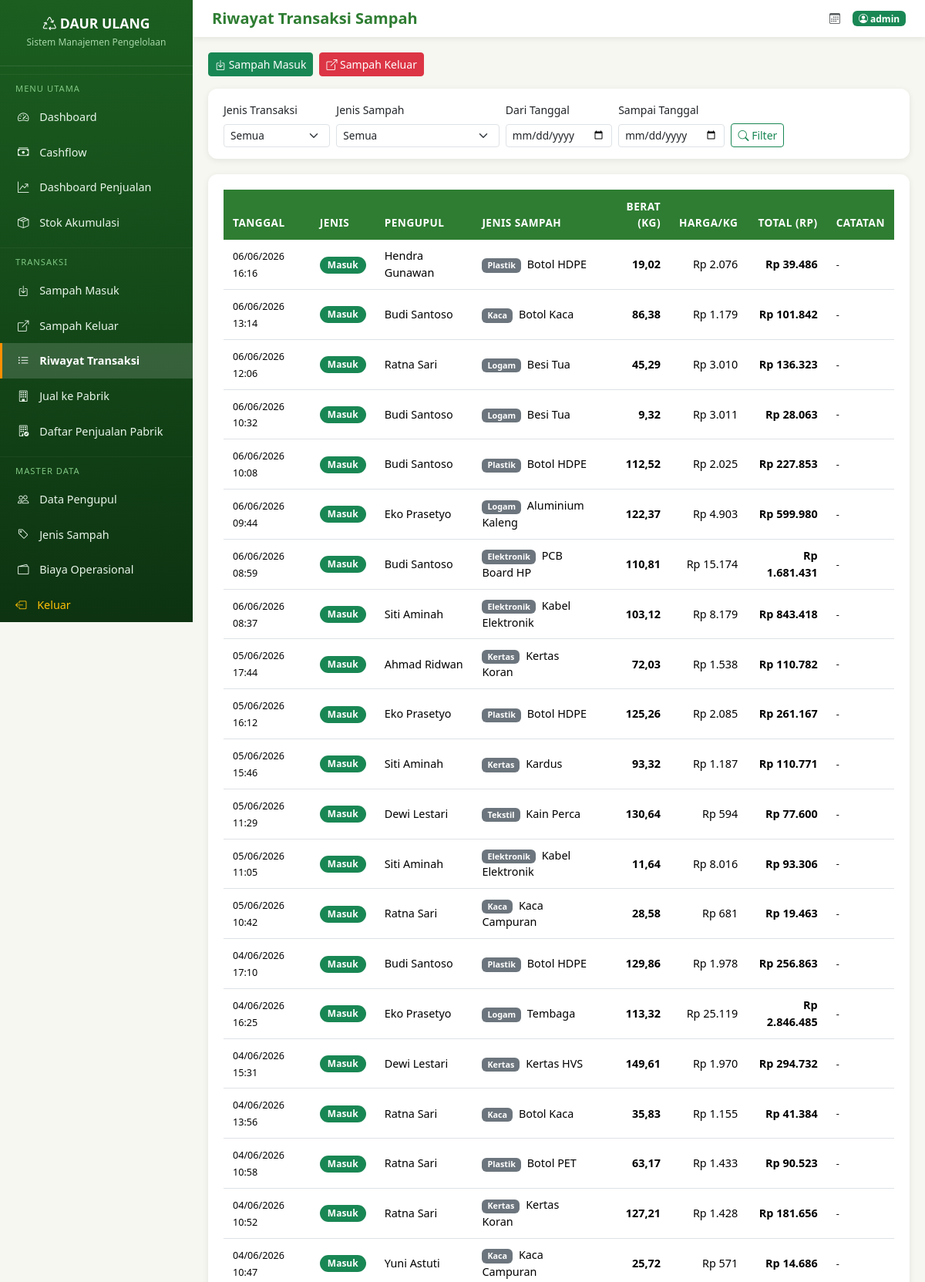
Screenshot of /waste/transactions/ (signed in, upper part) with the database file from the repository.
### waste_mgmt/models.py (models this page shows, shortened)
class WasteTransaction(models.Model):
    TRANSACTION_TYPE_CHOICES = [
        ('in', 'Pembelian (Masuk)'),
        ('out', 'Penjualan (Keluar)'),
    ]
    transaction_type = models.CharField('Jenis Transaksi', max_length=3, choices=TRANSACTION_TYPE_CHOICES)
    collector = models.ForeignKey(
        Collector, on_delete=models.SET_NULL, null=True, blank=True,
        related_name='transactions', verbose_name='Pengupul'
    )
    waste_type = models.ForeignKey(
        WasteType, on_delete=models.PROTECT,
        related_name='transactions', verbose_name='Jenis Sampah'
    )
    weight_kg = models.DecimalField(
        'Berat (Kg)', max_digits=10, decimal_places=2,
        validators=[MinValueValidator(0.01)]
    )
    price_per_kg = models.DecimalField(
        'Harga per Kg (Rp)', max_digits=12, decimal_places=2
    )
    total_price = models.DecimalField(
        'Total Harga (Rp)', max_digits=14, decimal_places=2
    )
    date = models.DateTimeField('Tanggal Transaksi')
    factory_name = models.CharField('Nama Pabrik/Pembeli', max_length=200, blank=True)
    notes = models.TextField('Catatan', blank=True)
    created_at = models.DateTimeField('Dibuat', auto_now_add=True)
    created_by = models.ForeignKey(
        'auth.User', on_delete=models.SET_NULL, null=True,
        verbose_name='Dibuat Oleh'
    )
    class Meta:
        ordering = ['-date']
        verbose_name = 'Transaksi Sampah'
        verbose_name_plural = 'Data Transaksi Sampah'

class Collector(models.Model):
    name = models.CharField('Nama Pengupul', max_length=200)
    phone = models.CharField('No. Telepon', max_length=20, blank=True)
    address = models.TextField('Alamat', blank=True)
    id_card_number = models.CharField('No. KTP', max_length=30, blank=True)
    join_date = models.DateField('Tanggal Bergabung', auto_now_add=True)
    is_active = models.BooleanField('Aktif', default=True)
    notes = models.TextField('Catatan', blank=True)
    class Meta:
        ordering = ['name']
        verbose_name = 'Pengupul'
        verbose_name_plural = 'Data Pengupul'
    def __str__(self):
        return self.name

class WasteType(models.Model):
    CATEGORY_CHOICES = [
        ('plastik', 'Plastik'),
        ('logam', 'Logam'),
        ('kertas', 'Kertas'),
        ('kaca', 'Kaca'),
        ('elektronik', 'Elektronik'),
        ('tekstil', 'Tekstil'),
        ('organik', 'Organik'),
        ('lainnya', 'Lainnya'),
    ]
    name = models.CharField('Nama Jenis Sampah', max_length=200)
    category = models.CharField('Kategori', max_length=20, choices=CATEGORY_CHOICES, default='lainnya')
    purchase_price_per_kg = models.DecimalField(
        'Harga Beli per Kg (Rp)',
        max_digits=12, decimal_places=2,
        validators=[MinValueValidator(0)]
    )
    selling_price_per_kg = models.DecimalField(
        'Harga Jual per Kg (Rp)',
        max_digits=12, decimal_places=2,
        validators=[MinValueValidator(0)]
    )
    unit = models.CharField('Satuan', max_length=20, default='kg')
    description = models.TextField('Deskripsi', blank=True)
    is_active = models.BooleanField('Aktif', default=True)
    class Meta:
        ordering = ['category', 'name']
        verbose_name = 'Jenis Sampah'
        verbose_name_plural = 'Data Jenis Sampah'

### waste_mgmt/views.py (the view)
# urls.py: path('transactions/', views.transaction_list, name='transaction_list'),
@login_required
def transaction_list(request):
    transactions = WasteTransaction.objects.select_related('waste_type', 'collector')
    trans_type = request.GET.get('type', '')
    if trans_type:
        transactions = transactions.filter(transaction_type=trans_type)
    waste_type_id = request.GET.get('waste_type', '')
    if waste_type_id:
        transactions = transactions.filter(waste_type_id=waste_type_id)
    date_from = request.GET.get('date_from', '')
    if date_from:
        transactions = transactions.filter(date__date__gte=date_from)
    date_to = request.GET.get('date_to', '')
    if date_to:
        transactions = transactions.filter(date__date__lte=date_to)
    transactions = transactions[:100]
    return render(request, 'waste_mgmt/transaction_list.html', {
        'transactions': transactions, 'trans_type': trans_type,
        'waste_type_id': waste_type_id, 'date_from': date_from, 'date_to': date_to,
        'waste_types': WasteType.objects.filter(is_active=True),
    })

### templates/waste_mgmt/transaction_list.html (shortened to what this page needs)
{% extends 'base.html' %}
{% block page_title %}Riwayat Transaksi Sampah{% endblock %}
{% block nav_trans_list %}active{% endblock %}
{% block content %}
{% load humanize %}
<div class="d-flex justify-content-between align-items-center mb-3">
    <div class="d-flex gap-2">
        <a href="{% url 'waste:transaction_in_create' %}" class="btn btn-success btn-sm">
            <i class="bi bi-box-arrow-in-down"></i> Sampah Masuk
        </a>
        <a href="{% url 'waste:transaction_out_create' %}" class="btn btn-danger btn-sm">
            <i class="bi bi-box-arrow-up-right"></i> Sampah Keluar
        </a>
    </div>
</div>
<div class="filter-bar">
    <form method="get" class="row g-2 align-items-end">
        <div class="col-md-2">
            <label class="form-label small">Jenis Transaksi</label>
            <select name="type" class="form-select form-select-sm">
                <option value="">Semua</option>
            </select>
        </div>
        <div class="col-md-3">
            <label class="form-label small">Jenis Sampah</label>
            <select name="waste_type" class="form-select form-select-sm">
                <option value="">Semua</option>
            </select>
        </div>
        <div class="col-md-2">
            <label class="form-label small">Dari Tanggal</label>
            <input type="date" name="date_from" class="form-control form-control-sm" value="{{ date_from }}">
        </div>
        <div class="col-md-2">
            <label class="form-label small">Sampai Tanggal</label>
            <input type="date" name="date_to" class="form-control form-control-sm" value="{{ date_to }}">
        </div>
        <div class="col-md-2">
            <button type="submit" class="btn btn-outline-success btn-sm"><i class="bi bi-search"></i> Filter</button>
        </div>
    </form>
</div>
<div class="table-container">
    {% if transactions %}
    <div class="table-responsive">
        <table class="table table-hover">
            <thead>
                <tr>
                    <th>Tanggal</th>
                    <th>Jenis</th>
                    <th>Pengupul</th>
                    <th>Jenis Sampah</th>
                    <th class="text-end">Berat (Kg)</th>
                    <th class="text-end">Harga/Kg</th>
                    <th class="text-end">Total (Rp)</th>
                    <th>Catatan</th>
                </tr>
            </thead>
            <tbody>
                {% for t in transactions %}
                <tr>
                    <td><small>{{ t.date|date:"d/m/Y H:i" }}</small></td>
                    <td>
                        {% if t.transaction_type == 'in' %}
                        <span class="badge bg-success badge-status">Masuk</span>
                        {% else %}
                        <span class="badge bg-danger badge-status">Keluar</span>
                        {% endif %}
                    </td>
                    <td>{{ t.collector|default:"-" }}</td>
                    <td>
                        <span class="badge bg-secondary me-1">{{ t.waste_type.get_category_display }}</span>
                        {{ t.waste_type.name }}
                    </td>
                    <td class="text-end fw-bold">{{ t.weight_kg }}</td>
                    <td class="text-end">Rp {{ t.price_per_kg|floatformat:0|intcomma }}</td>
                    <td class="text-end fw-bold">Rp {{ t.total_price|floatformat:0|intcomma }}</td>
                    <td><small>{{ t.notes|default:"-" }}</small></td>
                </tr>
                {% endfor %}
            </tbody>
        </table>
    </div>
    {% else %}
    <div class="text-center py-5">
        <i class="bi bi-receipt" style="font-size: 3rem; color: #ccc;"></i>
        <p class="text-muted mt-2">Belum ada data transaksi.</p>
    </div>
    {% endif %}
</div>
{% endblock %}

### templates/base.html (shortened to what this page needs)
<!DOCTYPE html>
<html lang="id">
<head>
    <link href="https://cdn.jsdelivr.net/npm/bootstrap@5.3.3/dist/css/bootstrap.min.css" rel="stylesheet">
    <link href="https://cdn.jsdelivr.net/npm/bootstrap-icons@1.11.3/font/bootstrap-icons.min.css" rel="stylesheet">
    <link href="/static/css/style.css" rel="stylesheet">
</head>
<body>
    {% if user.is_authenticated %}
    <div class="sidebar">
        <div class="brand">
            <h4><i class="bi bi-recycle"></i> DAUR ULANG</h4>
            <small>Sistem Manajemen Pengelolaan</small>
        </div>
        <div class="nav-section">MENU UTAMA</div>
        <nav class="nav flex-column">
            <a href="{% url 'waste:dashboard' %}" class="nav-link {% block nav_dashboard %}{% endblock %}">
                <i class="bi bi-speedometer2"></i> Dashboard
            </a>
            <a href="{% url 'waste:cashflow_dashboard' %}" class="nav-link {% block nav_cashflow %}{% endblock %}">
                <i class="bi bi-cash-stack"></i> Cashflow
            </a>
            <a href="{% url 'waste:sales_dashboard' %}" class="nav-link {% block nav_sales %}{% endblock %}">
                <i class="bi bi-graph-up-arrow"></i> Dashboard Penjualan
            </a>
            <a href="{% url 'waste:stock_view' %}" class="nav-link {% block nav_stock %}{% endblock %}">
                <i class="bi bi-box-seam"></i> Stok Akumulasi
            </a>
        </nav>
        <div class="nav-section">TRANSAKSI</div>
        <nav class="nav flex-column">
            <a href="{% url 'waste:transaction_in_create' %}" class="nav-link {% block nav_trans_in %}{% endblock %}">
                <i class="bi bi-box-arrow-in-down"></i> Sampah Masuk
            </a>
            <a href="{% url 'waste:transaction_out_create' %}" class="nav-link {% block nav_trans_out %}{% endblock %}">
                <i class="bi bi-box-arrow-up-right"></i> Sampah Keluar
            </a>
            <a href="{% url 'waste:transaction_list' %}" class="nav-link {% block nav_trans_list %}{% endblock %}">
                <i class="bi bi-list-ul"></i> Riwayat Transaksi
            </a>
            <a href="{% url 'waste:factory_sale_create' %}" class="nav-link {% block nav_factory_create %}{% endblock %}">
                <i class="bi bi-building"></i> Jual ke Pabrik
            </a>
            <a href="{% url 'waste:factory_sale_list' %}" class="nav-link {% block nav_factory_list %}{% endblock %}">
                <i class="bi bi-building-check"></i> Daftar Penjualan Pabrik
            </a>
        </nav>
        <div class="nav-section">MASTER DATA</div>
        <nav class="nav flex-column">
            <a href="{% url 'waste:collector_list' %}" class="nav-link {% block nav_collectors %}{% endblock %}">
                <i class="bi bi-people"></i> Data Pengupul
            </a>
            <a href="{% url 'waste:waste_type_list' %}" class="nav-link {% block nav_waste_types %}{% endblock %}">
                <i class="bi bi-tag"></i> Jenis Sampah
            </a>
            <a href="{% url 'waste:operational_cost_list' %}" class="nav-link {% block nav_opex %}{% endblock %}">
                <i class="bi bi-wallet2"></i> Biaya Operasional
            </a>
        </nav>
        <form action="{% url 'accounts:logout' %}" method="post">
            <button type="submit" class="nav-link text-warning" style="border: none; background: transparent; cursor: pointer; width: 100%; text-align: left;">
                <i class="bi bi-box-arrow-left"></i> Keluar
            </button>
        </form>
    </div>
    <div class="main-content">
        <div class="top-navbar">
            <div>
                <h5 class="mb-0" style="color: var(--primary-color); font-weight:700;">
                    {% block page_title %}Dashboard{% endblock %}
                </h5>
            </div>
            <div class="d-flex align-items-center gap-3">
                <small class="text-muted"><i class="bi bi-calendar3"></i> {{ today|default:'' }}</small>
                <span class="badge bg-success"><i class="bi bi-person-circle"></i> {{ user.username }}</span>
            </div>
        </div>
        {% block content %}{% endblock %}
    </div>
    {% else %}
    {% block login_content %}{% endblock %}
    {% endif %}
</body>
</html>

### static/css/style.css (style rules this page uses)
:root { --primary-color: #2e7d32; --primary-dark: #1b5e20; --primary-light: #4caf50; --accent-color: #ff8f00; --accent-light: #ffb300; --danger-color: #c62828; --bg-light: #f5f7f0; --sidebar-bg: #1b5e20; --sidebar-text: #e8f5e9; --card-shadow: 0 2px 8px rgba(0,0,0,0.08); }
body { background-color: var(--bg-light); font-family: 'Segoe UI', Tahoma, Geneva, Verdana, sans-serif; }
.sidebar { background: linear-gradient(180deg, var(--sidebar-bg) 0%, #0d3311 100%); min-height: 100vh; color: var(--sidebar-text); padding-top: 0; position: fixed; top: 0; left: 0; width: 250px; z-index: 1000; overflow-y: auto; }
.sidebar .brand { padding: 20px 15px; border-bottom: 1px solid rgba(255,255,255,0.1); text-align: center; }
.sidebar .brand h4 { color: #fff; font-weight: 700; margin: 0; font-size: 1.1rem; }
.sidebar .brand small { color: #a5d6a7; font-size: 0.75rem; }
.sidebar .nav-link { color: var(--sidebar-text); padding: 12px 20px; border-radius: 0; transition: all 0.2s; font-size: 0.9rem; border-left: 3px solid transparent; }
.sidebar .nav-link.active { background: rgba(255,255,255,0.15); color: #fff; border-left-color: var(--accent-color); font-weight: 600; }
.sidebar .nav-link i { margin-right: 10px; width: 20px; text-align: center; }
.sidebar .nav-section { padding: 10px 20px 5px; font-size: 0.7rem; text-transform: uppercase; letter-spacing: 1px; color: #81c784; margin-top: 10px; border-top: 1px solid rgba(255,255,255,0.05); }
.main-content { margin-left: 250px; padding: 20px; min-height: 100vh; }
.top-navbar { background: #fff; box-shadow: var(--card-shadow); padding: 12px 25px; margin: -20px -20px 20px; display: flex; justify-content: space-between; align-items: center; }
.table-container { background: #fff; border-radius: 12px; box-shadow: var(--card-shadow); padding: 20px; overflow-x: auto; }
.table th { background: var(--primary-color); color: #fff; font-size: 0.85rem; font-weight: 600; text-transform: uppercase; letter-spacing: 0.5px; border: none; padding: 12px; }
.table td { padding: 10px 12px; font-size: 0.9rem; vertical-align: middle; }
.filter-bar { background: #fff; border-radius: 12px; padding: 15px 20px; box-shadow: var(--card-shadow); margin-bottom: 20px; }
.filter-bar .form-control, .filter-bar .form-select { font-size: 0.85rem; }
.badge-status { font-size: 0.75rem; padding: 5px 10px; border-radius: 20px; }

### rows the page displays
WasteTransaction: date "06/06/2026 16:16", transaction_type "Masuk", collector "Hendra Gunawan", waste_type.category "Plastik", waste_type.name "Botol HDPE", weight_kg "19,02", price_per_kg "2.076", total_price "39.486", notes "-"
WasteTransaction: date "06/06/2026 13:14", transaction_type "Masuk", collector "Budi Santoso", waste_type.category "Kaca", waste_type.name "Botol Kaca", weight_kg "86,38", price_per_kg "1.179", total_price "101.842", notes "-"
WasteTransaction: date "06/06/2026 12:06", transaction_type "Masuk", collector "Ratna Sari", waste_type.category "Logam", waste_type.name "Besi Tua", weight_kg "45,29", price_per_kg "3.010", total_price "136.323", notes "-"
WasteTransaction: date "06/06/2026 10:32", transaction_type "Masuk", collector "Budi Santoso", waste_type.category "Logam", waste_type.name "Besi Tua", weight_kg "9,32", price_per_kg "3.011", total_price "28.063", notes "-"
WasteTransaction: date "06/06/2026 10:08", transaction_type "Masuk", collector "Budi Santoso", waste_type.category "Plastik", waste_type.name "Botol HDPE", weight_kg "112,52", price_per_kg "2.025", total_price "227.853", notes "-"
WasteTransaction: date "06/06/2026 09:44", transaction_type "Masuk", collector "Eko Prasetyo", waste_type.category "Logam", waste_type.name "Aluminium Kaleng", weight_kg "122,37", price_per_kg "4.903", total_price "599.980", notes "-"
WasteTransaction: date "06/06/2026 08:59", transaction_type "Masuk", collector "Budi Santoso", waste_type.category "Elektronik", waste_type.name "PCB Board HP", weight_kg "110,81", price_per_kg "15.174", total_price "1.681.431", notes "-"
WasteTransaction: date "06/06/2026 08:37", transaction_type "Masuk", collector "Siti Aminah", waste_type.category "Elektronik", waste_type.name "Kabel Elektronik", weight_kg "103,12", price_per_kg "8.179", total_price "843.418", notes "-"
WasteTransaction: date "05/06/2026 17:44", transaction_type "Masuk", collector "Ahmad Ridwan", waste_type.category "Kertas", waste_type.name "Kertas Koran", weight_kg "72,03", price_per_kg "1.538", total_price "110.782", notes "-"
WasteTransaction: date "05/06/2026 16:12", transaction_type "Masuk", collector "Eko Prasetyo", waste_type.category "Plastik", waste_type.name "Botol HDPE", weight_kg "125,26", price_per_kg "2.085", total_price "261.167", notes "-"
WasteTransaction: date "05/06/2026 15:46", transaction_type "Masuk", collector "Siti Aminah", waste_type.category "Kertas", waste_type.name "Kardus", weight_kg "93,32", price_per_kg "1.187", total_price "110.771", notes "-"
WasteTransaction: date "05/06/2026 11:29", transaction_type "Masuk", collector "Dewi Lestari", waste_type.category "Tekstil", waste_type.name "Kain Perca", weight_kg "130,64", price_per_kg "594", total_price "77.600", notes "-"
WasteTransaction: date "05/06/2026 11:05", transaction_type "Masuk", collector "Siti Aminah", waste_type.category "Elektronik", waste_type.name "Kabel Elektronik", weight_kg "11,64", price_per_kg "8.016", total_price "93.306", notes "-"
WasteTransaction: date "05/06/2026 10:42", transaction_type "Masuk", collector "Ratna Sari", waste_type.category "Kaca", waste_type.name "Kaca Campuran", weight_kg "28,58", price_per_kg "681", total_price "19.463", notes "-"
WasteTransaction: date "04/06/2026 17:10", transaction_type "Masuk", collector "Budi Santoso", waste_type.category "Plastik", waste_type.name "Botol HDPE", weight_kg "129,86", price_per_kg "1.978", total_price "256.863", notes "-"
WasteTransaction: date "04/06/2026 16:25", transaction_type "Masuk", collector "Eko Prasetyo", waste_type.category "Logam", waste_type.name "Tembaga", weight_kg "113,32", price_per_kg "25.119", total_price "2.846.485", notes "-"
WasteTransaction: date "04/06/2026 15:31", transaction_type "Masuk", collector "Dewi Lestari", waste_type.category "Kertas", waste_type.name "Kertas HVS", weight_kg "149,61", price_per_kg "1.970", total_price "294.732", notes "-"
WasteTransaction: date "04/06/2026 13:56", transaction_type "Masuk", collector "Ratna Sari", waste_type.category "Kaca", waste_type.name "Botol Kaca", weight_kg "35,83", price_per_kg "1.155", total_price "41.384", notes "-"
WasteTransaction: date "04/06/2026 10:58", transaction_type "Masuk", collector "Ratna Sari", waste_type.category "Plastik", waste_type.name "Botol PET", weight_kg "63,17", price_per_kg "1.433", total_price "90.523", notes "-"
WasteTransaction: date "04/06/2026 10:52", transaction_type "Masuk", collector "Ratna Sari", waste_type.category "Kertas", waste_type.name "Kertas Koran", weight_kg "127,21", price_per_kg "1.428", total_price "181.656", notes "-"
WasteTransaction: date "04/06/2026 10:47", transaction_type "Masuk", collector "Yuni Astuti", waste_type.category "Kaca", waste_type.name "Kaca Campuran", weight_kg "25,72", price_per_kg "571", total_price "14.686", notes "-"

### other values shown
{{ user.username }} "admin"
